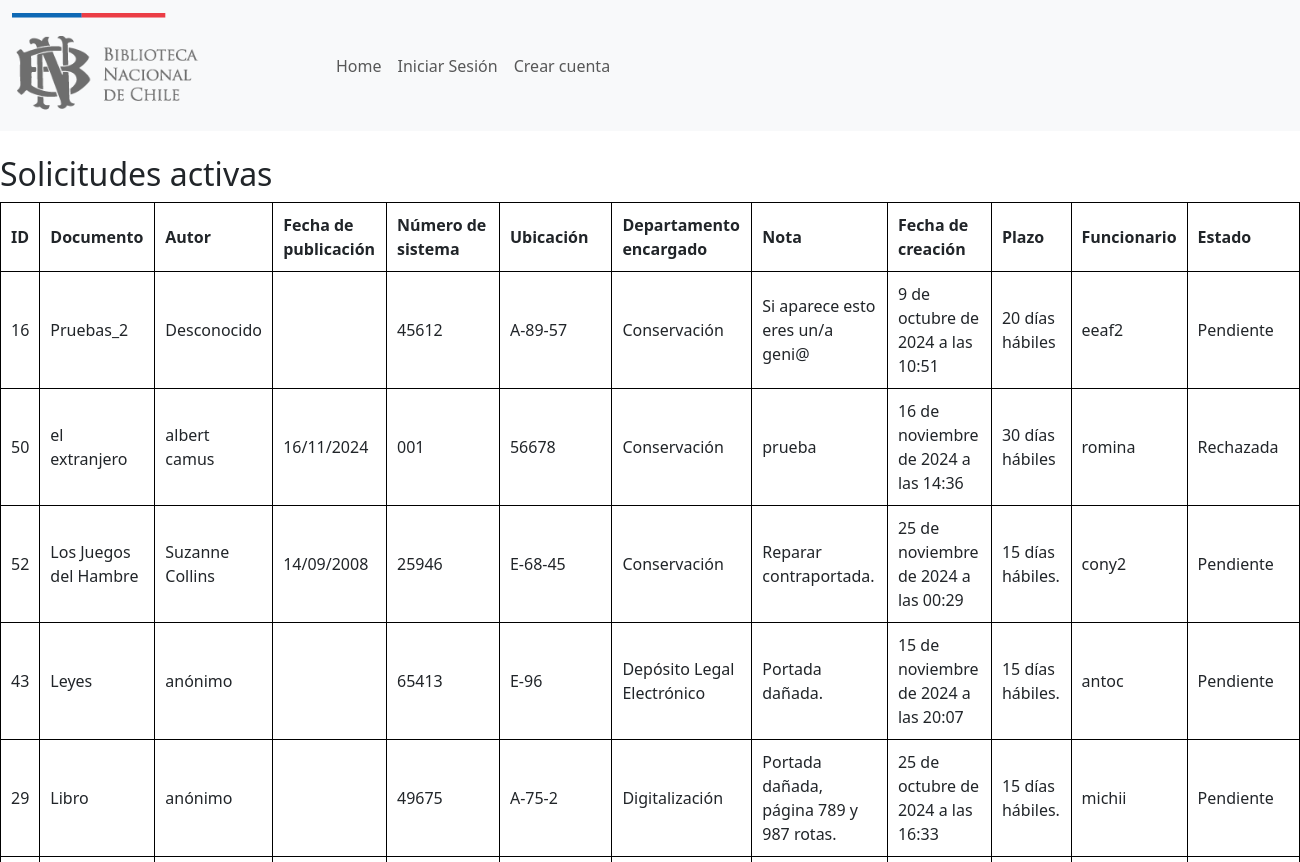
The page /solicitudes_activas/ (upper part) on the database as committed earlier.
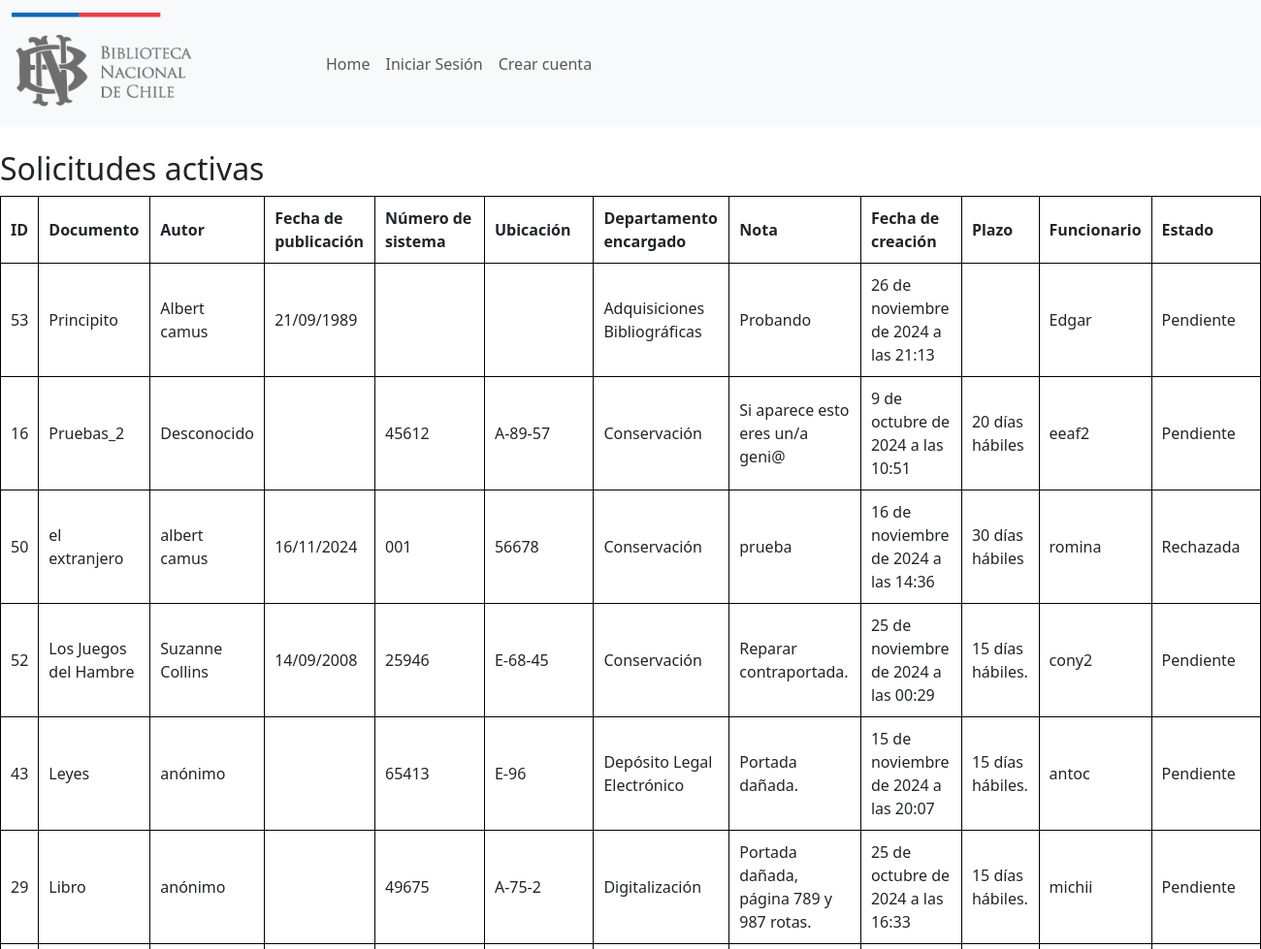
The same page on the database as committed later.
### Cuentas/models.py (models this page shows, shortened)
class Solicitudes(models.Model):
    ESTADOS = [
        ('Pendiente','Pendiente'),
        ('En proceso','En proceso'),
        ('Completada','Completada'),
        ('Rechazada','Rechazada')
    ]
    DEPARTAMENTOS = [
        ("placeholder","Seleccionar"),
        ("Extensión Cultural","Extensión Cultural"),
        ("Servicio de atención a usuarios","Servicio de atención a usuarios"),
        ("Conservación","Conservación"),
        ("Digitalización","Digitalización"),
        ("Depósito Legal","Depósito Legal"),
        ("Adquisiciones Bibliográficas","Adquisiciones Bibliográficas"),
        ("Depósito Legal Electrónico","Depósito Legal Electrónico"),
        ("Mapoteca","Mapoteca"),
        ("Láminas y estampas","Láminas y estampas"),
        ("Fotográfico y audiovisual","Fotográfico y audiovisual"),
        ("Periódicos","Periódicos"),
        ("Hemeroteca","Hemeroteca"),
        ("Fondo General","Fondo General"),
        ("Sección Chilena","Sección Chilena")
        ]
    Prioridad=[
        ("Muy Importante","Muy Importante"),
        ("Importante","Importante"),
        ("Poco Importante","Poco Importante")
    ]
    documento = models.CharField(max_length=100)
    autor = models.CharField(max_length=60,blank=True)
    fecha_publicación = models.CharField(max_length=20,blank=True)
    número_de_sistema = models.CharField(max_length=20,blank=True)
    ubicación = models.CharField(max_length=20,blank=True)
    departamento = models.CharField(max_length=60, choices=DEPARTAMENTOS,default="placeholder")
    nota = models.TextField(blank=True)
    fecha = models.DateTimeField(auto_now_add=True)
    plazo = models.CharField(max_length=20, blank=True)
    funcionario = models.CharField(max_length=60)
    estado = models.CharField(max_length=20, choices=ESTADOS, default='pendiente')
    prioridad= models.CharField(max_length=120, choices=Prioridad, default="Importante")
    class Meta:
        ordering = ['-fecha']  # Ordena por fecha de manera ascendente
        ordering = ['departamento']

### Cuentas/views.py (the view)
# urls.py: path('solicitudes_activas/', views.filtrar_activas, name='filtrar_activas'),
def filtrar_activas(request):
    if 'activas' in request.GET and request.GET['activas'] == 'true':
        var_activas = Solicitudes.objects.exclude(estado='Completada')
    else:
        var_activas = Solicitudes.objects.all()
    return render(request, 'solicitudes_activas.html', {'contexto': var_activas})

### Cuentas/templates/solicitudes_activas.html (shortened to what this page needs)
<!DOCTYPE html>
<html lang="es">
<head>
    {% load static %}
    <link href="https://cdn.jsdelivr.net/npm/bootstrap@5.3.3/dist/css/bootstrap.min.css" rel="stylesheet">
</head>
<body>
    <nav class="navbar navbar-expand-lg navbar-light bg-light">
        <div class="container-fluid">
            <a class="navbar-brand" href="{% url 'Home' %}">
                <img src="{% static 'CSS/images/Logos_portal_Biblioteca_Nacional.png' %}" alt="logo" width="300">
            </a>
            <div class="collapse navbar-collapse" id="navbarSupportedContent">
                <ul class="navbar-nav me-auto mb-2 mb-lg-0">
                    <li class="nav-item">
                        <a class="nav-link" href="{% url 'Home' %}">Home</a>
                    </li>
                    {% if user.is_authenticated %}
                        <li class="nav-item">
                            <a class="nav-link" href="/solicitudes">Crear una nueva solicitud</a>
                        </li>
                        <li class="nav-item">
                            <a class="nav-link" href="/cerrar_sesion">Cerrar Sesión</a>
                        </li>
                        <li class="nav-item">
                            <a class="nav-link" href="/perfil">Perfil</a>
                        </li>
                    {% else %}
                        <li class="nav-item">
                            <a class="nav-link" href="/iniciar_sesion">Iniciar Sesión</a>
                        </li>
                        <li class="nav-item">
                            <a class="nav-link" href="/crear_cuenta">Crear cuenta</a>
                        </li>
                    {% endif %}
                </ul>
            </div>
        </div>
    </nav>
    <br>
    <h2>Solicitudes activas</h2>
    <table>
        <thead>
            <tr>
                <th>ID</th>
                <th>Documento</th>
                <th>Autor</th>
                <th>Fecha de publicación</th>
                <th>Número de sistema</th>
                <th>Ubicación</th>
                <th>Departamento encargado</th>
                <th>Nota</th>
                <th>Fecha de creación</th>
                <th>Plazo</th>
                <th>Funcionario</th>
                <th>Estado</th>
            </tr>
        </thead>
        <tbody>
            {% for x in contexto %}
                <tr>
                    <td>{{ x.id }}</td>
                    <td>{{ x.documento }}</td>
                    <td>{{ x.autor }}</td>
                    <td>{{ x.fecha_publicación }}</td>
                    <td>{{ x.número_de_sistema }}</td>
                    <td>{{ x.ubicación }}</td>
                    <td>{{ x.departamento }}</td>
                    <td>{{ x.nota }}</td>
                    <td>{{ x.fecha }}</td>
                    <td>{{ x.plazo }}</td>
                    <td>{{ x.funcionario }}</td>
                    <td>{{ x.estado }}</a></td>
                </tr>
            {% empty %}
                <tr>
                    <td colspan="7">No hay solicitudes.</td>
                </tr>
            {% endfor %}
        </tbody>
    </table>
    <br>
</body>
</html>

Rows that differ between the two databases and show on the page:
added Solicitudes: id "53", documento "Principito", autor "Albert camus", fecha_publicación "21/09/1989", departamento "Adquisiciones Bibliográficas", nota "Probando", fecha "26 de noviembre de 2024 a las 21:13", funcionario "Edgar", estado "Pendiente"
